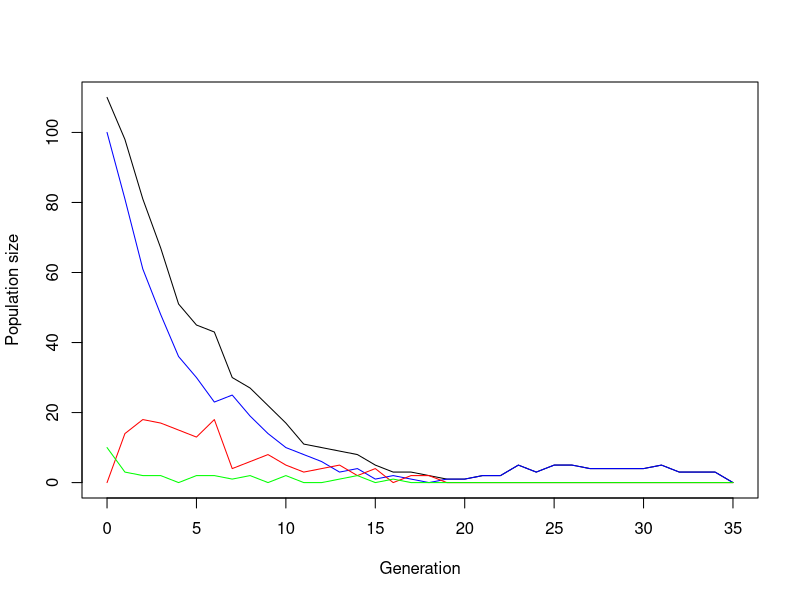
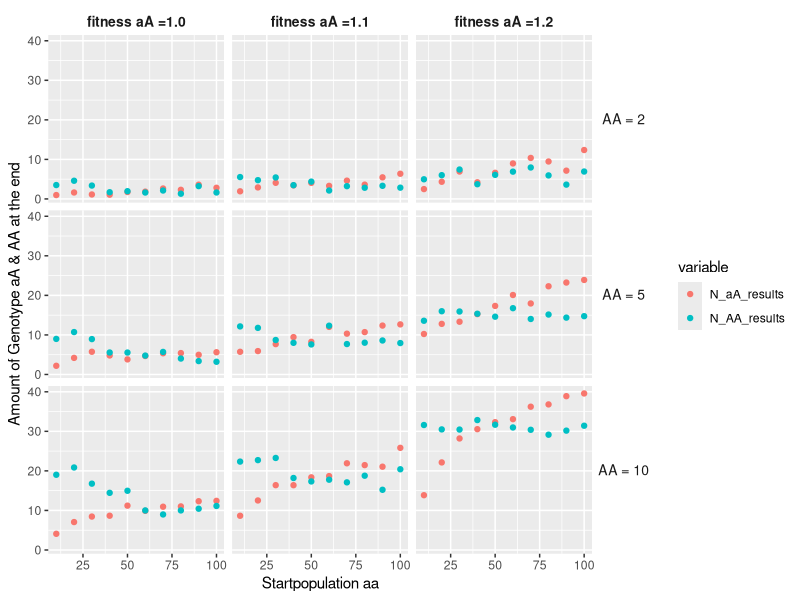
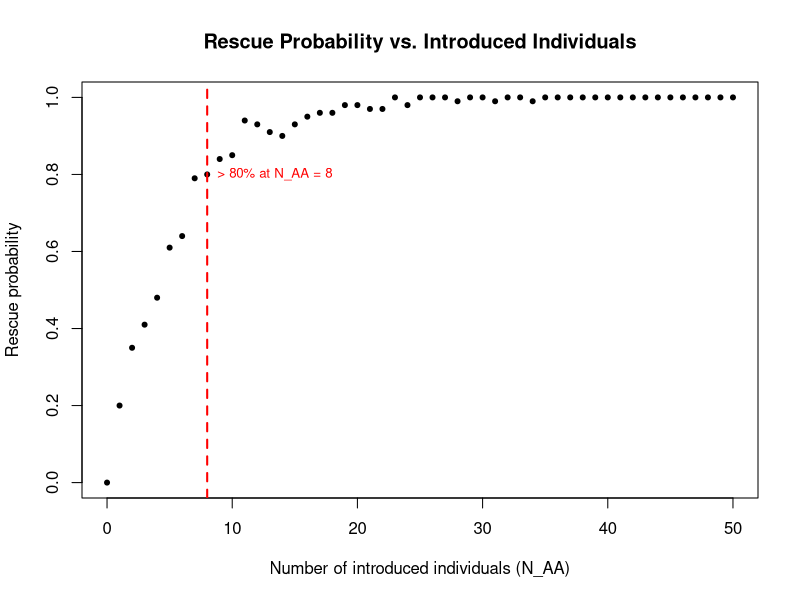
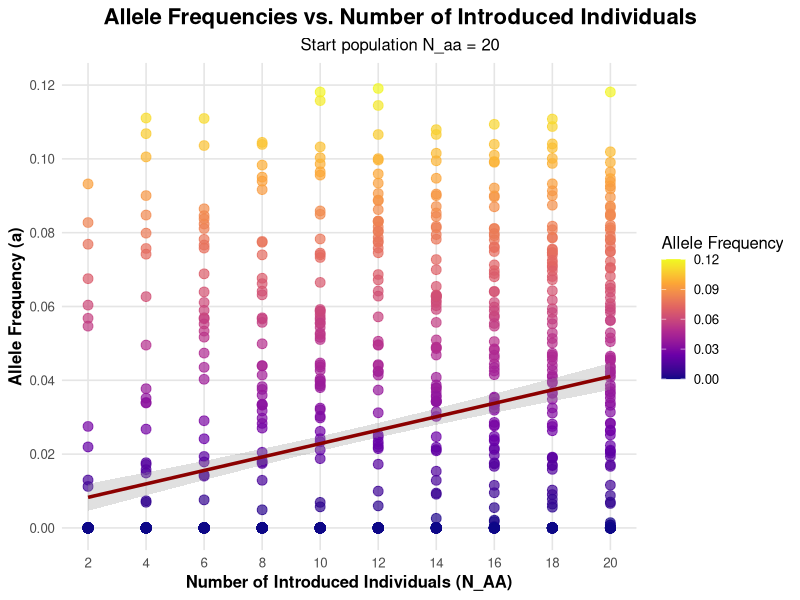
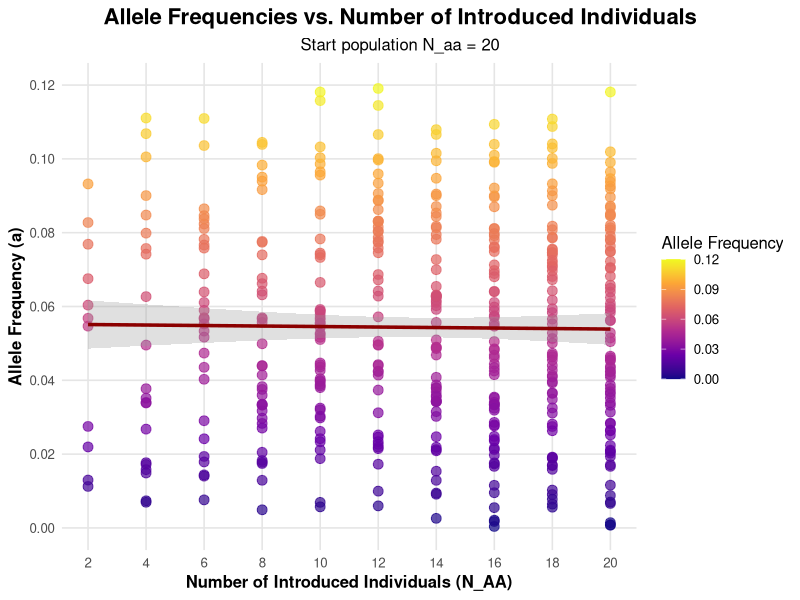
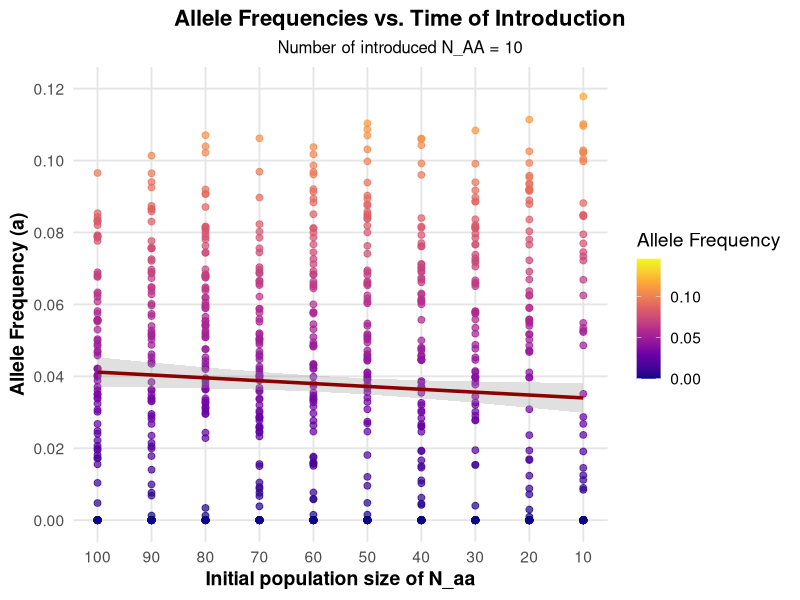

R code for these plots, in order:
## ---- chunk 1

#defining starting pop size of the genotypes
N_aa <- 100
N_aA <- 0
N_AA <- 10

#defining fitness reduction & benefit of the genotypes
r_aa <- 0.2         # fitness reduction of aa allel comb. equal to decay_rate
s_aA <- 1.10        # fitness benefit of allel A, equal to sel_coeff
s_AA <- 1.10        # fitness benefit of allel A, equal to sel_coeff



# --- Simulation of one generation with three genotypes ---
simulate_gen <- function(N_aa, N_aA, N_AA, r_aa, s_aA, s_AA) {

  # Reproduction with fitness malus/benefit
  offsp_aa <- rpois(1, N_aa * (1-r_aa))
  offsp_aA <- rpois(1, N_aA * s_aA)
  offsp_AA <- rpois(1, N_AA * s_AA)  
  
  # Total numbeer of gamets proportional to the frequency of alleles A and a
  total_gametes <- 2 * (offsp_aa + offsp_aA + offsp_AA)
  freq_A <- (2 * offsp_AA + offsp_aA) 
  freq_a <- total_gametes - freq_A
  
  
  
  # if loop to account for extinction
  if (total_gametes > 0) {

  # Change of allele frequencies (A -> a, a -> A); p = (freq_A / total_gametes), q = (freq_a / total_gametes) 
  # hardy equilibrium 1 = p^2 +2pq +q^2
  predicted_freq_aa <- (freq_a/total_gametes)^2
  predicted_freq_aA <- 2*(freq_A / total_gametes)*(freq_a / total_gametes)
  predicted_freq_AA <- (freq_A/total_gametes)^2
  
   # Random draw of new genotypes under hardy-weinberg conditions
  N_total <- offsp_aa + offsp_aA + offsp_AA
  genotypes <- rmultinom(1, N_total, prob = c(predicted_freq_aa, predicted_freq_aA, predicted_freq_AA))
  
  N_aa_new <- genotypes[1]
  N_aA_new <- genotypes[2]
  N_AA_new <- genotypes[3]

  return(c(N_aa_new, N_aA_new, N_AA_new))
  }
  
  # in case of extinction
  else
  return(c(0,0,0))
  
  
}

print(simulate_gen(N_aa, N_aA, N_AA, r_aa, s_aA, s_AA))
## ---- chunk 2

# parameter to stop simulation pop if this pop size is reached
max_pop_size <- 100


# creat function to generate a population, using the function to generate a generation
simulate_pop <- function(N_aa, N_aA, N_AA, r_aa, s_aA, s_AA, t_max) {
  
  # Create the vector in which to save the results
  pop_vector <- c(N_aa, N_aA, N_AA)
  # initiate the variables
  pop_new <- c(N_aa, N_aA, N_AA)
  
  # run the simulation until generation t_max
  for (i in 1:(t_max+1)) {
   
    # break for loop if pop went extinct or x-times pop size
    if (pop_new[1]+pop_new[2]+pop_new[3]>=max_pop_size*(N_aa+N_aA+N_AA) | pop_new[1]+pop_new[2]+pop_new[3]==0) break
   
    # redefine the current population one generation later
    pop_new <- simulate_gen(pop_new[1],pop_new[2],pop_new[3], r_aa, s_aA, s_AA)
    
    
    # add the new population sizes to the output vector
    pop_vector <- rbind(pop_vector,pop_new)
  }
  
  # define the row and column names of the output vector 
  rownames(pop_vector) <- (0:t_max+1)[1:length(pop_vector[,1])]  
  colnames(pop_vector) <- c("aa","aA","AA")
  
  # return the result
  return(pop_vector)	
}




###### Test the function and plot the result

# set t_max to a value to be used througout
t_max <- 1000

# create your simulation data
output <- simulate_pop(N_aa, N_aA, N_AA, r_aa, s_aA, s_AA, t_max)

# show the last few lines of the data table
print(tail(output))




###### plot the output 

# determine x axis range 
x_range <- 0:(length(output[,1])-1)

# plots the total population size
plot(x_range,output[,1]+output[,2]+output[,3],type='l',ylim=c(0,max(output[,1]+output[,2]+output[,3])),xlab = "Generation",ylab = "Population size")

# add number of aa genotype
lines(x_range,output[,1], col="blue") 
# add number of aA genotype
lines(x_range,output[,2], col="red")
# add number of AA genotype
lines(x_range,output[,3], col="green")

## ---- chunk 3
# set some parameters to fixed values
N_aA <- 0
r_aa <- 0.2
s_AA <- 1.1
t_max <- 200

# determine how often to run the simulation for each set of parameters
no_replicates <- 100

# set parameters to vary
N_aa_vector <- c( seq(10, 100, by=10))
N_AA_vector <- c(10, 5, 2)
s_aA_vector <- c(1, 1.1, 1.2) 


# create a data frame to save the results
data_table <- data.frame(array(NA,dim=c(0,8), dimnames=list(c(), c(paste0(c("N_aa","N_aA", "N_AA","min_gen","min_size","N_aa_str_pop","N_AA_str_pop","s_aA_fit_hybrid"),"_results")))))

# create a data frame to save the results of one loop
result_one_loop <- data.frame(array(NA,dim=c(1,8), dimnames=list(c(), c(paste0(c("N_aa","N_aA", "N_AA","min_gen","min_size","N_aa_str_pop","N_AA_str_pop","s_aA_fit_hybrid"),"_results")))))
        


##### run the simulation across all chosen parameters

# loop over starting pop size of aa
for(N_aa in N_aa_vector){
  # loop over starting pop size of AA
  for(N_AA in N_AA_vector){
    # loop over fitness of hybrid
    for(s_aA in s_aA_vector){
       
      #reset counter for no_replicates to 1
      i<-1
      repeat {
        
        # increase counter by one
        i<-i+1
        
        # run the simulation once
        one_run <- simulate_pop(N_aa = N_aa, N_aA = N_aA, N_AA = N_AA , r_aa = 0.2, s_aA = s_aA, s_AA = 1.1, t_max = 10)
     

        # collecting the number of genotypes after one simulation
        N_aa_end <- c(tail(one_run[, 1],1)) 
        N_aA_end <- c(tail(one_run[, 2],1)) 
        N_AA_end <- c(tail(one_run[, 3],1)) 

        
        # determine total population sizes
        total_size <- one_run[,1]+one_run[,2]
        
        # determine minimum population size reached during simulation
        min_size <- min(total_size)
        
        # determine (first) generation at which this population size occurred; if min pop size = 0 -> time of extinction
        min_gen <- as.numeric(which(total_size==min_size)[1])
        
        
        # enter the data into the table
        result_one_loop$N_aa_results <- N_aa_end
        result_one_loop$N_aA_results <- N_aA_end
        result_one_loop$N_AA_results <- N_AA_end
        result_one_loop$min_size_results <- min_size
        result_one_loop$min_gen_results <- min_gen
        result_one_loop$s_aA_fit_hybrid_results <- s_aA
        result_one_loop$N_aa_str_pop_results <- N_aa
        result_one_loop$N_AA_str_pop_results <- N_AA
        
        # ad the results of one simulation to the data frame with the results
        data_table <- rbind(data_table, result_one_loop)
        
        # stops loop if the simulation was run the time required
        if(i>no_replicates) break
      }       
    } 
  } 
}

# print the first few results in the data frame
print(head(data_table))

## ---- chunk 4

#open ggplot & tidyvers
library(ggplot2)
library(tidyr)

# calculate the mean of every run of the same combinations of the variables we wanted to test
mean_comb <- aggregate(data_table, list(data_table$s_aA_fit_hybrid_results, data_table$N_aa_str_pop_results, data_table$N_AA_str_pop_results), mean)




#### create a plot that compares the important aspects


# combine the results of aA and AA to compare them at the same time
long_dat <- mean_comb %>%
  pivot_longer(cols = c(N_aA_results, N_AA_results),   
               names_to = "variable",
               values_to = "value")



# create the plot
ggplot(long_dat, aes(x = N_aa_str_pop_results,
           y = value,
           colour = variable)) +
  geom_point() +
  facet_grid(
    rows = vars(factor(N_AA_str_pop_results,
                       labels = c("AA = 2", "AA = 5", "AA = 10"))),
    cols = vars(factor(s_aA_fit_hybrid_results,
                       labels = c("fitness aA =1.0", "fitness aA =1.1", "fitness aA =1.2")))
  ) +
  labs(x = "Startpopulation aa", y = "Amount of Genotype aA & AA at the end") +
  theme(strip.background = element_blank(),   # Hintergrund weg
        strip.text.x     = element_text(size = 10, face = "bold"),
        strip.text.y     = element_text(size = 10, angle = 0))

## ---- chunk 5
# --- Rescue probability simulation ---

rescue_prob <- function(N_AA_intro,          # number of AA individuals introduced at t = 0
                        n_reps   = 100,      # number of replicates
                        N_aa     = 100,      # initial number of aa individuals
                        N_aA     = 0,        # initial number of aA heterozygotes
                        r_aa     = 0.2,      # decay rate (1-r_aa)
                        s_aA     = 1.10,     # selection coefficient of aA (fitness multiplier)
                        s_AA     = 1.10,     # selection coefficient of AA (fitness multiplier)
                        t_max    = 1000) {   # max generations to run each replicate

  rescue_count <- 0          # counter for successful rescues to 0

  for (i in 1:n_reps) {
    # run one population trajectory
    out <- simulate_pop(N_aa, N_aA, N_AA_intro, r_aa, s_aA, s_AA, t_max)

    # extract the final generation (last row of the returned matrix)
    last_gen <- tail(out, 1)

    # total population size at the end
    total_pop <- sum(last_gen)

    # rescue definition: final population larger than the initial one
    if (total_pop > (N_aa + N_aA + N_AA_intro)) {
      rescue_count <- rescue_count + 1
    }
  }

  # return the rescue probability
  return(rescue_count / n_reps)
}

# ------------------------------------------------------------------
# Vary the number of introduced AA individuals from 0 to 50
N_AA_values <- seq(0, 50, by = 1)

# Packing the results (calculated rescue probabilities) into a numeric vector
rescue_probs <- sapply(N_AA_values, rescue_prob, n_reps = 100)

# ------------------------------------------------------------------
# Plot
plot(N_AA_values, rescue_probs, pch = 20,
     xlab = "Number of introduced individuals (N_AA)",
     ylab = "Rescue probability",
     main = "Rescue Probability vs. Introduced Individuals")

# Add a reference line at 80 % rescue probability
target_prob <- 0.8

# Find the smallest introduction size that achieves ≥ 80 % rescue
if (any(rescue_probs >= target_prob)) {
  N_at_80 <- N_AA_values[min(which(rescue_probs >= target_prob))]

  # Draw vertical red dashed line at that introduction size
  abline(v = N_at_80, col = "red", lwd = 2, lty = 2)

  # Annotate the red line
  text(N_at_80, target_prob,
       labels = paste("> 80% at N_AA =", N_at_80),
       pos = 4, col = "red", cex = 0.8)
}
## ---- chunk 6
# --- Allele frequency (a) vs. introduced number of individuals (N_AA) ---

# === CONFIG ===
n_reps <- 100
N_aa <- 20
N_AA_values <- seq(2, 20, by = 2)   # 2, 4, 6, ..., 20

# === RESCUE-FUNKTION ===
rescue_prob <- function(N_AA_intro, n_reps,
                        N_aa = 20, N_aA = 0,
                        r_aa = 0.2, s_aA = 1.10, s_AA = 1.10,
                        t_max = 1000) {
  
  call_freq_a <- c()
  
  for (i in 1:n_reps) {
    out <- simulate_pop(N_aa, N_aA, N_AA_intro, r_aa, s_aA, s_AA, t_max)
    last_gen <- tail(out, 1)
    total_pop  <- sum(last_gen)
    
    if (total_pop > (N_aa + N_aA + N_AA_intro)) {
      freq_a <- (last_gen[1]*2 + last_gen[2]) / (total_pop*2)
      call_freq_a <- rbind(call_freq_a, freq_a)
    } else {
      call_freq_a <- rbind(call_freq_a, 0)
    }
  }
  return(call_freq_a)
}

# === SIMULATION ===
rescue_probs <- sapply(N_AA_values, rescue_prob, n_reps)

# === AUFBEREITUNG ===
array_rp <- array(NA, dim = c(dim(rescue_probs)[1], 2),
                  dimnames = list(NULL, c("N_AA", "allele.freq")))

for (i in seq_along(N_AA_values)) {
  val <- N_AA_values[i]
  array_rp[, 1] <- val
  temp <- rescue_probs[, i]   # i-te Spalte = aktueller N_AA-Wert
  temp[temp == 0] <- NA
  array_rp[, 2] <- temp
  array_rp <- data.frame(array_rp)
  
  if (i == 1) {
    full_array <- array_rp
  } else {
    full_array <- rbind(full_array, array_rp)
  }
}

# ------------------------------------------------------------------
# Plot with extinction included

# === 0 wieder als 0 setzen ===
full_array$allele.freq[is.na(full_array$allele.freq)] <- 0

# === PLOT: alle Punkte, Trend nur für Rescue ===

ggplot(full_array, aes(x = N_AA, y = allele.freq)) +
  geom_point(aes(color = allele.freq), size = 3, alpha = 0.7) +
  scale_color_viridis_c(option = "plasma", limits = c(0, 0.12)) +
  geom_smooth(
    method = "lm", se = TRUE, color = "darkred", size = 1.2, alpha = 0.3
  ) +
  scale_x_continuous(breaks = seq(2, 20, by = 2)) +
  scale_y_continuous(limits = c(0, 0.12), breaks = seq(0, 0.12, by = 0.02)) +
  labs(title = "Allele Frequencies vs. Number of Introduced Individuals",
       subtitle = paste("Start population N_aa =", N_aa),
       x = "Number of Introduced Individuals (N_AA)",
       y = "Allele Frequency (a)",
       color = "Allele Frequency") +
  theme_minimal(base_size = 12) +
  theme(plot.title.position = "plot",
        plot.title = element_text(face = "bold", size = 16, hjust = 0.5),
        plot.subtitle = element_text(size = 12, hjust = 0.5),
        axis.title = element_text(face = "bold"),
        panel.grid.major = element_line(color = "grey90"),
        panel.grid.minor = element_blank())

# ------------------------------------------------------------------
# Plot without extinction 

# === FILTER: nur Rescue-Fälle (freq > 0) ===
full_array_no0 <- subset(full_array, allele.freq > 0)

# === PLOT (nur Rescue) ===

ggplot(full_array_no0, aes(x = N_AA, y = allele.freq)) +
  geom_point(aes(color = allele.freq), size = 3, alpha = 0.7) +
  scale_color_viridis_c(option = "plasma", limits = c(0, 0.12)) +
  geom_smooth(method = "lm", se = TRUE, color = "darkred", size = 1.2, alpha = 0.3) +
  scale_x_continuous(breaks = seq(2, 20, by = 2)) +
  scale_y_continuous(limits = c(0, 0.12), breaks = seq(0, 0.12, by = 0.02)) +
  labs(title = "Allele Frequencies vs. Number of Introduced Individuals",
       subtitle = paste("Start population N_aa =", N_aa),
       x = "Number of Introduced Individuals (N_AA)",
       y = "Allele Frequency (a)",
       color = "Allele Frequency") +
  theme_minimal(base_size = 12) +
  theme(plot.title.position = "plot",
        plot.title = element_text(face = "bold", size = 16, hjust = 0.5),
        plot.subtitle = element_text(size = 12, hjust = 0.5),
        axis.title = element_text(face = "bold"),
        panel.grid.major = element_line(color = "grey90"),
        panel.grid.minor = element_blank())
## ---- chunk 7
# --- Rescue probability simulation ---
n_reps <- 100
N_AA   <- 10
N_aa_values <- seq(100, 10, by = -10)   # 100 90 80 … 10

rescue_prob_aa <- function(N_aa_intro, n_reps, N_AA,
                           N_aA = 0,
                           r_aa = 0.2, s_aA = 1.10, s_AA = 1.10,
                           t_max = 1000) {
  
  call_freq_a  <- numeric(n_reps)   # Vektor statt dynamisches rbind (schneller)
  
  for (i in seq_len(n_reps)) {
    out <- simulate_pop(N_aa_intro, N_aA, N_AA, r_aa, s_aA, s_AA, t_max)
    
    last_gen  <- tail(out, 1)
    total_pop <- sum(last_gen)
    
    if (total_pop > (100 + N_aA + N_AA)) {
      call_freq_a[i] <- (last_gen[1]*2 + last_gen[2]) / (total_pop*2)
    } else {
      call_freq_a[i] <- NA            # NA statt 0 (übersichtlicher)
    }
  }
  return(call_freq_a)                 # Vektor der Länge n_reps
}


## Matrix mit je einer Spalte pro N_aa_intro
rescue_prob_aas <- sapply(N_aa_values, rescue_prob_aa, n_reps, N_AA)

## ----- Ergebnisse sauber in Data-Frame bringen ----------------------
full_df <- data.frame(
  N_aa        = rep(N_aa_values, each = n_reps),
  allele.freq_a = c(rescue_prob_aas)
)

## ----- Plot ---------------------------------------------------------
ggplot(full_df, aes(x = N_aa, y = allele.freq_a)) +
  geom_point(aes(color = allele.freq_a), size = 2, alpha = 0.7) +
  scale_color_viridis_c(option = "plasma") +
  geom_smooth(method = "lm", se = TRUE, color = "darkred", size = 1.2, alpha = 0.3) +
  scale_x_reverse(breaks = seq(0, 100, by = 10)) +
  scale_y_continuous(limits = c(0, 0.12), breaks = seq(0, 0.12, by = 0.02)) +
  labs(
    title = "Allele Frequencies vs. Time of Introduction",
    subtitle = paste("Number of introduced N_AA =", N_AA),
    x = "Initial population size of N_aa",
    y = "Allele Frequency (a)",
    color = "Allele Frequency"
  ) +
  theme_minimal(base_size = 14) +
  theme(
    plot.title.position = "plot", 
    plot.title    = element_text(face = "bold", size = 16, hjust = 0.5),
    plot.subtitle = element_text(size = 12, hjust = 0.5),
    axis.title    = element_text(face = "bold"),
    panel.grid.major = element_line(color = "grey90"),
    panel.grid.minor = element_blank()
  )
